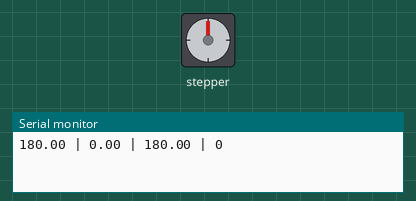
This sketch was run on a simulated Arduino Uno, built with avr-gcc and run on an emulated ATmega328P. Parts: stepper motor, the last lines printed to the serial monitor. Wiring (inferred from the names in the program): stepper motor driver (200 steps per turn assumed): step pin 4; direction pin 2.

Above: at 0.15 s.
At 10.07 s:
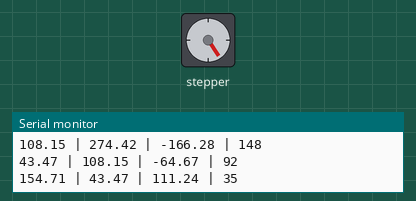
At 19.98 s:
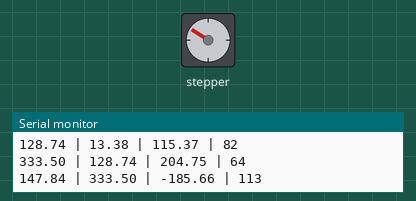
At 39.82 s:
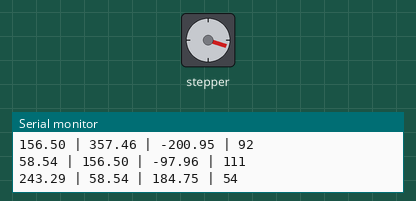
Timing chart, 0 to 40.0 s (numbered marks = the images above):
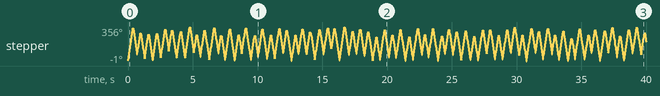

The sketch:

sin_gait_method_2.ino
```cpp
float prevAngle = 0;
float Angle;
int steps;
int stepsDir;
int stepsFinal;
const float motorAcc = 1.8;
int Delay = 1;

#define difAngle (Angle - prevAngle)
#define difAngleAlt (prevAngle - Angle)
#define STEP_PIN 4
#define DIR_PIN 2

void setup()
{
  Serial.begin(9600);
  pinMode(DIR_PIN, OUTPUT);
  pinMode(STEP_PIN, OUTPUT);

  digitalWrite(DIR_PIN, HIGH);
  digitalWrite(STEP_PIN, LOW);
}

int calculate_steps(float x, float y)
{
  float steps1 = x / motorAcc;
  float steps2 = y / motorAcc;
  steps = min(abs(steps1), abs(steps2));

  if (steps == abs(steps1)){
    stepsDir = -1+2*(steps1>0);
  }
  else if (steps == abs(steps2)){
    stepsDir = -1+2*(steps2>0);
  }

  stepsFinal = steps * stepsDir;
  return stepsFinal;
}

void loop()
{
  Angle = ( 180 * (sin (0.01 * millis())) + 180);

  Serial.print(Angle);  Serial.print(" | ");
  Serial.print(prevAngle);  Serial.print(" | ");
  Serial.print(difAngle);  Serial.print(" | ");
  Serial.println(steps);

  if (difAngle > motorAcc) {
    steps = abs(difAngle / motorAcc);
    digitalWrite(DIR_PIN, HIGH);
    for(int i = 0; i < steps; i++){
      digitalWrite(STEP_PIN, HIGH);
      delay(Delay);
      digitalWrite(STEP_PIN, LOW);
      delay(Delay);
    }
    prevAngle = Angle;
  }

    else if (difAngle < -motorAcc) {
      steps = abs(difAngle / motorAcc);
      digitalWrite(DIR_PIN, LOW);
      for(int i = 0; i < steps; i++){
        digitalWrite(STEP_PIN, HIGH);
        delay(Delay);
        digitalWrite(STEP_PIN, LOW);
        delay(Delay);
    }
      prevAngle = Angle;
  }
}
```
